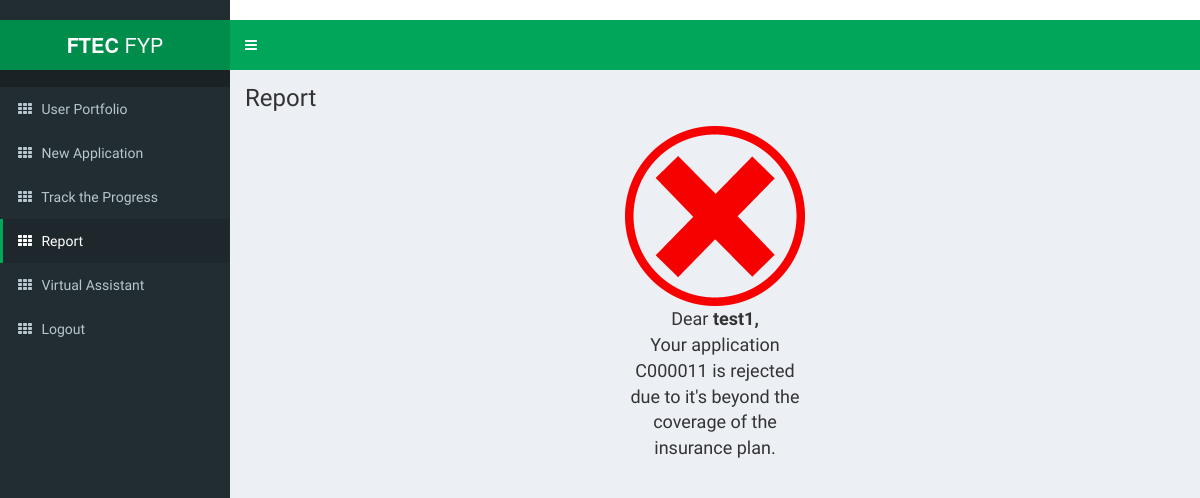
Page /report (signed in) on the earlier database version.
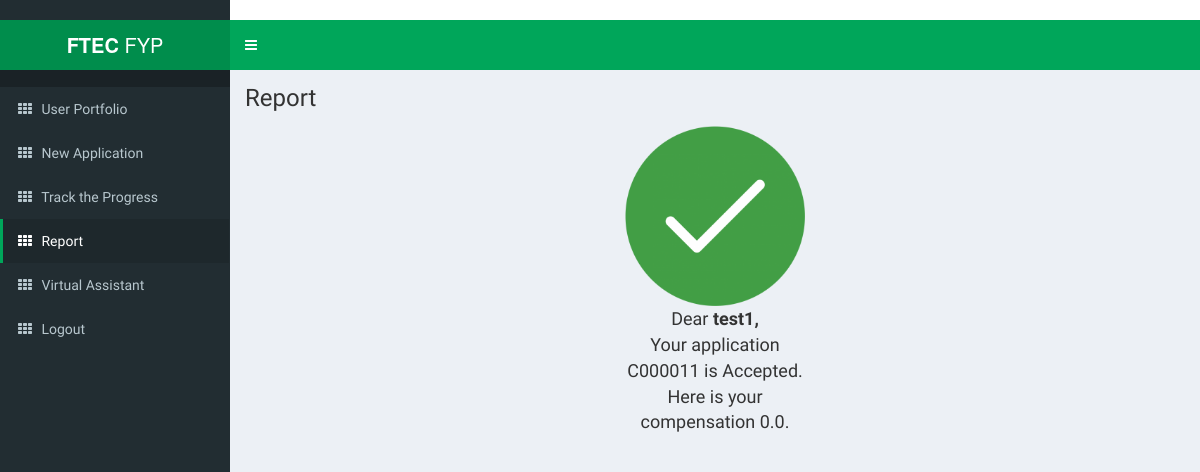
Same page on the later database version.
### models.py (models this page shows)
class User(UserMixin, db.Model):
    __tablename__ = "users"
    id = db.Column(
        db.Integer, primary_key=True
    )  # primary keys are required by SQLAlchemy
    email = db.Column(db.String(100), unique=True)
    password = db.Column(db.String(100))
    name = db.Column(db.String(1000))
    result = db.Column(db.Float(32))
    status = db.Column(db.String(1000))
    reason = db.Column(db.String(1000))

class Car(UserMixin, db.Model):
    __tablename__ = "car"
    id = db.Column(
        db.Integer, primary_key=True
    )  # primary keys are required by SQLAlchemy
    aid = db.Column(db.String(1000), unique=True)
    status = db.Column(db.String(1000))
    email = db.Column(db.String(100), unique=False)
    A = db.Column(db.Integer)
    B = db.Column(db.Integer)
    C = db.Column(db.Integer)
    D = db.Column(db.Integer)
    E = db.Column(db.Integer)
    F = db.Column(db.Integer)
    G = db.Column(db.Integer)
    H = db.Column(db.Integer)
    I = db.Column(db.Integer)
    J = db.Column(db.Integer)
    result = db.Column(db.Float(32))
    date = db.Column(db.String(1000))

### main.py (the view)
@main.route("/report")
@login_required
def report():
    email = current_user.email
    all_user = Car.query.filter_by(email=email).all()
    if len(all_user) < 1:
        return render_template(
            "Report.html",
            name=current_user.name,
            status="running",
        )
    user = all_user[len(all_user) - 1]
    r = ["Invalid File Format", "it's beyond the coverage of the insurance plan"]
    reason = r[1]
    amount = 0
    status = user.status
    amount = round(user.result, 2)
    applicationNumber = user.aid
    return render_template(
        "Report.html",
        name=current_user.name,
        reason=reason,
        status=status,
        applicationNumber=applicationNumber,
        amount=amount,
    )

### __init__.py (called while the page is built)
def create_app():
    app = Flask(__name__)
    migrate = Migrate(app, db, render_as_batch=True)
    app.config["SECRET_KEY"] = "dev"
    app.config.from_object(Config)
    db.init_app(app)
    @app.before_first_request
    def create_tables():
        db.create_all()
    login_manager = LoginManager()
    login_manager.login_view = "auth.login"
    login_manager.init_app(app)
    from .models import User
    @login_manager.user_loader
    def load_user(user_id):
        return User.query.get(int(user_id))
    from .auth import auth as auth_blueprint
    app.register_blueprint(auth_blueprint)
    from .main import main as main_blueprint
    app.register_blueprint(main_blueprint)
    return app

### templates/Report.html (shortened to what this page needs)
﻿<!DOCTYPE html>
<html>
<head>
    <link href="static/bootstrap/css/bootstrap.min.css" rel="stylesheet" type="text/css" />
    <link href="https://maxcdn.bootstrapcdn.com/font-awesome/4.3.0/css/font-awesome.min.css" rel="stylesheet"
        type="text/css" />
    <link href="http://code.ionicframework.com/ionicons/2.0.0/css/ionicons.min.css" rel="stylesheet" type="text/css" />
    <link href="static/dist/css/AdminLTE.min.css" rel="stylesheet" type="text/css" />
    <link href="static/dist/css/skins/_all-skins.min.css" rel="stylesheet" type="text/css" />
</head>
<body class="skin-green">
    <div class="wrapper">
        <header class="main-header">
            <a href="/" class="logo"><b>FTEC</b> FYP</a>
            <nav class="navbar navbar-static-top" role="navigation">
                <a href="#" class="sidebar-toggle" data-toggle="offcanvas" role="button">
                </a>
            </nav>
        </header>
        <aside class="main-sidebar">
            <section class="sidebar">
                <ul class="sidebar-menu">
                    <li>
                        <a href="/">
                            <i class="fa fa-th"></i> <span>User Portfolio</span>
                        </a>
                    </li>
                    <li>
                        <a href="/newapplication">
                            <i class="fa fa-th"></i> <span>New Application</span>
                        </a>
                    </li>
                    <li>
                        <a href="/trackprogress">
                            <i class="fa fa-th"></i> <span>Track the Progress</span>
                        </a>
                    </li>
                    <li class="active">
                        <a href="/report">
                            <i class="fa fa-th"></i> <span>Report</span>
                        </a>
                    </li>
                    <li>
                        <a href="/virtualassit">
                            <i class="fa fa-th"></i> <span>Virtual Assistant</span>
                        </a>
                    </li>
                    <li>
                        <a href="{{ url_for('auth.logout') }}">
                            <i class="fa fa-th"></i> <span>Logout</span>
                        </a>
                    </li>
                </ul>
            </section>
        </aside>
        <div class="content-wrapper">
            <section class="content-header">
                <h1>
                    Report
                </h1>
                <ol class="breadcrumb">
                </ol>
            </section>
            <section class="content">
                {% if status == 'passed'%}
                <div class="success container-fluid">
                    <div class="card text-center" style="width: 18rem;">
                        <img class="card-img-top" src="static/dist/img/greentick.png" style="height:180px;"
                            alt="Card image cap">
                        <div class="card-body">
                            <p class="card-text">Dear <span class="userName"><strong>{{name}}, </strong></span> <br /> Your
                                application {{applicationNumber}} is Accepted.<br> Here is your compensation {{amount}}.</p>
                        </div>
                    </div>
                </div>
                {%endif%}
                {% if status == 'failed'%}
                <div class="reject container-fluid">
                    <div class="card text-center" style="width: 18rem;">
                        <img class="card-img-top" src="static/dist/img/redcross.png" style="height:180px;"
                            alt="Card image cap">
                        <div class="card-body">
                            <p class="card-text">Dear <span class="userName"><strong>{{name}}, </strong></span> <br /> Your
                                application {{applicationNumber}} is rejected due to {{reason}}.</p>
                        </div>
                    </div>
                </div>
                {%endif%}
            </section>
        </div>
    </div>
</body>
</html>

### templates/Report.html (style rules this page uses)
.card { margin: 0 auto; float: none; margin-bottom: 10px; width: 40%; }
.card-text { font-size: large; }

Differences in the rows shown:
changed Car: status "failed" → "passed" (drawn)
Other differences:
{{ amount }}: (not shown) → "0.0"
{{ reason }}: "it's beyond the coverage of the insurance plan" → (not shown)
text no longer shown: "is rejected due to"
text now shown: "is Accepted. Here is your compensation"
